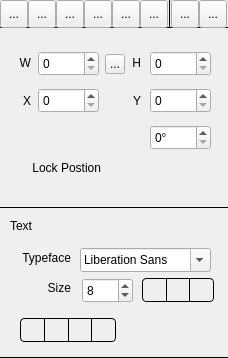
        <widget class="QWidget" name="rightPanel" native="true">
         <property name="minimumSize">
          <size>
           <width>228</width>
           <height>0</height>
          </size>
         </property>
         <property name="maximumSize">
          <size>
           <width>228</width>
           <height>16777215</height>
          </size>
         </property>
         <property name="styleSheet">
          <string notr="true">#rightPanel {
border: 1px solid none;
border-left-color:black;
}</string>
         </property>
         <layout class="QVBoxLayout" name="verticalLayout_4">
          <property name="spacing">
           <number>0</number>
          </property>
          <property name="leftMargin">
           <number>0</number>
          </property>
          <property name="topMargin">
           <number>0</number>
          </property>
          <property name="rightMargin">
           <number>0</number>
          </property>
          <property name="bottomMargin">
           <number>0</number>
          </property>
          <item>
           <widget class="QWidget" name="rightTopBar" native="true">
            <property name="minimumSize">
             <size>
              <width>0</width>
              <height>28</height>
             </size>
            </property>
            <property name="maximumSize">
             <size>
              <width>16777215</width>
              <height>28</height>
             </size>
            </property>
            <property name="styleSheet">
             <string notr="true">#rightTopBar{
  border: 1px solid none;
  border-bottom-color:black;
}
</string>
            </property>
            <layout class="QHBoxLayout" name="horizontalLayout_2">
             <property name="spacing">
              <number>0</number>
             </property>
             <property name="leftMargin">
              <number>0</number>
             </property>
             <property name="topMargin">
              <number>0</number>
             </property>
             <property name="rightMargin">
              <number>0</number>
             </property>
             <property name="bottomMargin">
              <number>0</number>
             </property>
             <item>
              <widget class="QToolButton" name="btnAlignEdgeLeft">
               <property name="minimumSize">
                <size>
                 <width>28</width>
                 <height>28</height>
                </size>
               </property>
               <property name="text">
                <string>...</string>
               </property>
               <property name="checkable">
                <bool>true</bool>
               </property>
              </widget>
             </item>
             <item>
              <widget class="QToolButton" name="btnAlignEdgeVCenter">
               <property name="minimumSize">
                <size>
                 <width>28</width>
                 <height>28</height>
                </size>
               </property>
               <property name="text">
                <string>...</string>
               </property>
               <property name="checkable">
                <bool>true</bool>
               </property>
              </widget>
             </item>
             <item>
              <widget class="QToolButton" name="btnAlignEdgeRight">
               <property name="minimumSize">
                <size>
                 <width>28</width>
                 <height>28</height>
                </size>
               </property>
               <property name="text">
                <string>...</string>
               </property>
               <property name="checkable">
                <bool>true</bool>
               </property>
              </widget>
             </item>
             <item>
              <widget class="QToolButton" name="btnAlignEdgeTop">
               <property name="minimumSize">
                <size>
                 <width>28</width>
                 <height>28</height>
                </size>
               </property>
               <property name="text">
                <string>...</string>
               </property>
               <property name="checkable">
                <bool>true</bool>
               </property>
              </widget>
             </item>
             <item>
              <widget class="QToolButton" name="btnAlignEdgeHCenter">
               <property name="minimumSize">
                <size>
                 <width>28</width>
                 <height>28</height>
                </size>
               </property>
               <property name="text">
                <string>...</string>
               </property>
               <property name="checkable">
                <bool>true</bool>
               </property>
              </widget>
             </item>
             <item>
              <widget class="QToolButton" name="btnAlignEdgeBottom">
               <property name="minimumSize">
                <size>
                 <width>28</width>
                 <height>28</height>
                </size>
               </property>
               <property name="text">
                <string>...</string>
               </property>
               <property name="checkable">
                <bool>true</bool>
               </property>
              </widget>
             </item>
             <item>
              <widget class="Line" name="line">
               <property name="frameShadow">
                <enum>QFrame::Plain</enum>
               </property>
               <property name="orientation">
                <enum>Qt::Vertical</enum>
               </property>
              </widget>
             </item>
             <item>
              <widget class="QToolButton" name="btnDistributeHori">
               <property name="minimumSize">
                <size>
                 <width>28</width>
                 <height>28</height>
                </size>
               </property>
               <property name="text">
                <string>...</string>
               </property>
               <property name="checkable">
                <bool>true</bool>
               </property>
              </widget>
             </item>
             <item>
              <widget class="QToolButton" name="btnDistributeVert">
               <property name="minimumSize">
                <size>
                 <width>28</width>
                 <height>28</height>
                </size>
               </property>
               <property name="text">
                <string>...</string>
               </property>
               <property name="checkable">
                <bool>true</bool>
               </property>
              </widget>
             </item>
            </layout>
           </widget>
          </item>
          <item>
           <widget class="QWidget" name="positionPart" native="true">
            <property name="minimumSize">
             <size>
              <width>0</width>
              <height>180</height>
             </size>
            </property>
            <property name="maximumSize">
             <size>
              <width>16777215</width>
              <height>180</height>
             </size>
            </property>
            <property name="styleSheet">
             <string notr="true">#positionPart{
  border: 1px solid none;
  border-bottom-color:black;
}</string>
            </property>
            <widget class="QLabel" name="label">
             <property name="geometry">
              <rect>
               <x>10</x>
               <y>25</y>
               <width>21</width>
               <height>20</height>
              </rect>
             </property>
             <property name="text">
              <string>W</string>
             </property>
             <property name="alignment">
              <set>Qt::AlignRight|Qt::AlignTrailing|Qt::AlignVCenter</set>
             </property>
            </widget>
            <widget class="QLabel" name="label_2">
             <property name="geometry">
              <rect>
               <x>120</x>
               <y>25</y>
               <width>21</width>
               <height>20</height>
              </rect>
             </property>
             <property name="text">
              <string>H</string>
             </property>
             <property name="alignment">
              <set>Qt::AlignRight|Qt::AlignTrailing|Qt::AlignVCenter</set>
             </property>
            </widget>
            <widget class="QLabel" name="label_3">
             <property name="geometry">
              <rect>
               <x>120</x>
               <y>63</y>
               <width>21</width>
               <height>20</height>
              </rect>
             </property>
             <property name="text">
              <string>Y</string>
             </property>
             <property name="alignment">
              <set>Qt::AlignRight|Qt::AlignTrailing|Qt::AlignVCenter</set>
             </property>
            </widget>
            <widget class="QLabel" name="label_4">
             <property name="geometry">
              <rect>
               <x>10</x>
               <y>63</y>
               <width>21</width>
               <height>20</height>
              </rect>
             </property>
             <property name="text">
              <string>X</string>
             </property>
             <property name="alignment">
              <set>Qt::AlignRight|Qt::AlignTrailing|Qt::AlignVCenter</set>
             </property>
            </widget>
            <widget class="QtMaterialToggle" name="checkLockPosition" native="true">
             <property name="geometry">
              <rect>
               <x>110</x>
               <y>120</y>
               <width>60</width>
               <height>40</height>
              </rect>
             </property>
            </widget>
            <widget class="QLabel" name="label_5">
             <property name="geometry">
              <rect>
               <x>20</x>
               <y>130</y>
               <width>81</width>
               <height>20</height>
              </rect>
             </property>
             <property name="text">
              <string>Lock Postion</string>
             </property>
             <property name="alignment">
              <set>Qt::AlignRight|Qt::AlignTrailing|Qt::AlignVCenter</set>
             </property>
            </widget>
            <widget class="QSpinBox" name="editW">
             <property name="geometry">
              <rect>
               <x>38</x>
               <y>23</y>
               <width>61</width>
               <height>25</height>
              </rect>
             </property>
             <property name="keyboardTracking">
              <bool>false</bool>
             </property>
             <property name="maximum">
              <number>9999</number>
             </property>
             <property name="value">
              <number>0</number>
             </property>
            </widget>
            <widget class="QSpinBox" name="editH">
             <property name="geometry">
              <rect>
               <x>150</x>
               <y>23</y>
               <width>61</width>
               <height>25</height>
              </rect>
             </property>
             <property name="keyboardTracking">
              <bool>false</bool>
             </property>
             <property name="maximum">
              <number>9999</number>
             </property>
             <property name="value">
              <number>0</number>
             </property>
            </widget>
            <widget class="QSpinBox" name="editX">
             <property name="geometry">
              <rect>
               <x>38</x>
               <y>60</y>
               <width>61</width>
               <height>25</height>
              </rect>
             </property>
             <property name="keyboardTracking">
              <bool>false</bool>
             </property>
             <property name="maximum">
              <number>9999</number>
             </property>
             <property name="value">
              <number>0</number>
             </property>
            </widget>
            <widget class="QSpinBox" name="editY">
             <property name="geometry">
              <rect>
               <x>150</x>
               <y>60</y>
               <width>61</width>
               <height>25</height>
              </rect>
             </property>
             <property name="keyboardTracking">
              <bool>false</bool>
             </property>
             <property name="maximum">
              <number>9999</number>
             </property>
             <property name="value">
              <number>0</number>
             </property>
            </widget>
            <widget class="QSpinBox" name="editAngle">
             <property name="geometry">
              <rect>
               <x>150</x>
               <y>97</y>
               <width>61</width>
               <height>25</height>
              </rect>
             </property>
             <property name="keyboardTracking">
              <bool>false</bool>
             </property>
             <property name="suffix">
              <string notr="true">°</string>
             </property>
             <property name="maximum">
              <number>359</number>
             </property>
             <property name="value">
              <number>0</number>
             </property>
            </widget>
            <widget class="QLabel" name="labelRefresh">
             <property name="geometry">
              <rect>
               <x>124</x>
               <y>100</y>
               <width>16</width>
               <height>16</height>
              </rect>
             </property>
             <property name="text">
              <string/>
             </property>
             <property name="pixmap">
              <pixmap resource="resources.qrc">:/icons/rotate.svg</pixmap>
             </property>
             <property name="scaledContents">
              <bool>true</bool>
             </property>
             <property name="alignment">
              <set>Qt::AlignRight|Qt::AlignTrailing|Qt::AlignVCenter</set>
             </property>
            </widget>
            <widget class="QToolButton" name="btnLockScale">
             <property name="geometry">
              <rect>
               <x>105</x>
               <y>26</y>
               <width>20</width>
               <height>20</height>
              </rect>
             </property>
             <property name="text">
              <string>...</string>
             </property>
            </widget>
           </widget>
          </item>
          <item>
           <widget class="QWidget" name="fontPart" native="true">
            <property name="minimumSize">
             <size>
              <width>0</width>
              <height>150</height>
             </size>
            </property>
            <property name="maximumSize">
             <size>
              <width>16777215</width>
              <height>150</height>
             </size>
            </property>
            <property name="styleSheet">
             <string notr="true">#fontPart{
  border: 1px solid none;
  border-bottom-color:black;
}

#fontPart  QToolButton {
border:1px solid;
}

#fontPart  QToolButton:hover {
border:1px solid #f5ba9d;
background: #fce4dc;
}



#fontPart #btnTextAlignLeft {
border-top-left-radius: 4px;
border-bottom-left-radius: 4px;
border-right:none;
}


#fontPart #btnTextAlignCenter {
border-right:none;
}


#fontPart #btnAlignRight {
border-right:none;
}

#fontPart #btnTextAlignJustify {
border-left:none;
border-top-right-radius: 4px;
border-bottom-right-radius: 4px;
}

#fontPart #btnTextBold {
border-top-left-radius: 4px;
border-bottom-left-radius: 4px;
border-right:none;
}


#fontPart #btnTextItalitic {
border-right:none;
}

#fontPart #btnTextUnderline {
border-left:none;
border-top-right-radius: 4px;
border-bottom-right-radius: 4px;
}

</string>
            </property>
            <widget class="QFontComboBox" name="comboFontName">
             <property name="geometry">
              <rect>
               <x>80</x>
               <y>40</y>
               <width>131</width>
               <height>24</height>
              </rect>
             </property>
            </widget>
            <widget class="QLabel" name="label_6">
             <property name="geometry">
              <rect>
               <x>10</x>
               <y>40</y>
               <width>61</width>
               <height>20</height>
              </rect>
             </property>
             <property name="text">
              <string>Typeface</string>
             </property>
             <property name="alignment">
              <set>Qt::AlignRight|Qt::AlignTrailing|Qt::AlignVCenter</set>
             </property>
            </widget>
            <widget class="QToolButton" name="btnTextAlignLeft">
             <property name="geometry">
              <rect>
               <x>20</x>
               <y>110</y>
               <width>24</width>
               <height>24</height>
              </rect>
             </property>
             <property name="text">
              <string/>
             </property>
             <property name="icon">
              <iconset resource="resources.qrc">
               <normaloff>:/icons/formatalignleft.svg</normaloff>:/icons/formatalignleft.svg</iconset>
             </property>
             <property name="iconSize">
              <size>
               <width>16</width>
               <height>16</height>
              </size>
             </property>
            </widget>
            <widget class="QToolButton" name="btnTextAlignCenter">
             <property name="geometry">
              <rect>
               <x>44</x>
               <y>110</y>
               <width>24</width>
               <height>24</height>
              </rect>
             </property>
             <property name="text">
              <string/>
             </property>
             <property name="icon">
              <iconset resource="resources.qrc">
               <normaloff>:/icons/formataligncenter.svg</normaloff>:/icons/formataligncenter.svg</iconset>
             </property>
             <property name="iconSize">
              <size>
               <width>16</width>
               <height>16</height>
              </size>
             </property>
            </widget>
            <widget class="QToolButton" name="btnTextAlignRight">
             <property name="geometry">
              <rect>
               <x>68</x>
               <y>110</y>
               <width>24</width>
               <height>24</height>
              </rect>
             </property>
             <property name="text">
              <string/>
             </property>
             <property name="icon">
              <iconset resource="resources.qrc">
               <normaloff>:/icons/formatalignright.svg</normaloff>:/icons/formatalignright.svg</iconset>
             </property>
             <property name="iconSize">
              <size>
               <width>16</width>
               <height>16</height>
              </size>
             </property>
            </widget>
            <widget class="QToolButton" name="btnTextAlignJustify">
             <property name="geometry">
              <rect>
               <x>92</x>
               <y>110</y>
               <width>24</width>
               <height>24</height>
              </rect>
             </property>
             <property name="text">
              <string/>
             </property>
             <property name="icon">
              <iconset resource="resources.qrc">
               <normaloff>:/icons/formatalignjustify.svg</normaloff>:/icons/formatalignjustify.svg</iconset>
             </property>
             <property name="iconSize">
              <size>
               <width>16</width>
               <height>16</height>
              </size>
             </property>
            </widget>
            <widget class="QToolButton" name="btnTextBold">
             <property name="geometry">
              <rect>
               <x>142</x>
               <y>70</y>
               <width>24</width>
               <height>24</height>
              </rect>
             </property>
             <property name="text">
              <string/>
             </property>
             <property name="icon">
              <iconset resource="resources.qrc">
               <normaloff>:/icons/formatbold.svg</normaloff>:/icons/formatbold.svg</iconset>
             </property>
             <property name="iconSize">
              <size>
               <width>16</width>
               <height>16</height>
              </size>
             </property>
            </widget>
            <widget class="QToolButton" name="btnTextItalic">
             <property name="geometry">
              <rect>
               <x>166</x>
               <y>70</y>
               <width>24</width>
               <height>24</height>
              </rect>
             </property>
             <property name="text">
              <string/>
             </property>
             <property name="icon">
              <iconset resource="resources.qrc">
               <normaloff>:/icons/formatitalic.svg</normaloff>:/icons/formatitalic.svg</iconset>
             </property>
             <property name="iconSize">
              <size>
               <width>16</width>
               <height>16</height>
              </size>
             </property>
            </widget>
            <widget class="QToolButton" name="btnTextUnderline">
             <property name="geometry">
              <rect>
               <x>190</x>
               <y>70</y>
               <width>24</width>
               <height>24</height>
              </rect>
             </property>
             <property name="text">
              <string/>
             </property>
             <property name="icon">
              <iconset resource="resources.qrc">
               <normaloff>:/icons/formatunderlined.svg</normaloff>:/icons/formatunderlined.svg</iconset>
             </property>
             <property name="iconSize">
              <size>
               <width>16</width>
               <height>16</height>
              </size>
             </property>
            </widget>
            <widget class="QLabel" name="label_7">
             <property name="geometry">
              <rect>
               <x>10</x>
               <y>70</y>
               <width>61</width>
               <height>20</height>
              </rect>
             </property>
             <property name="text">
              <string>Size</string>
             </property>
             <property name="alignment">
              <set>Qt::AlignRight|Qt::AlignTrailing|Qt::AlignVCenter</set>
             </property>
            </widget>
            <widget class="QLabel" name="label_8">
             <property name="geometry">
              <rect>
               <x>10</x>
               <y>10</y>
               <width>59</width>
               <height>16</height>
              </rect>
             </property>
             <property name="text">
              <string>Text</string>
             </property>
            </widget>
            <widget class="QSpinBox" name="editFontSize">
             <property name="geometry">
              <rect>
               <x>82</x>
               <y>70</y>
               <width>51</width>
               <height>25</height>
              </rect>
             </property>
             <property name="maximum">
              <number>999</number>
             </property>
             <property name="value">
              <number>8</number>
             </property>
            </widget>
           </widget>
          </item>
          <item>
           <widget class="QWidget" name="outlookPart" native="true">
            <property name="styleSheet">
             <string notr="true"/>
            </property>
           </widget>
          </item>
         </layout>
        </widget>
